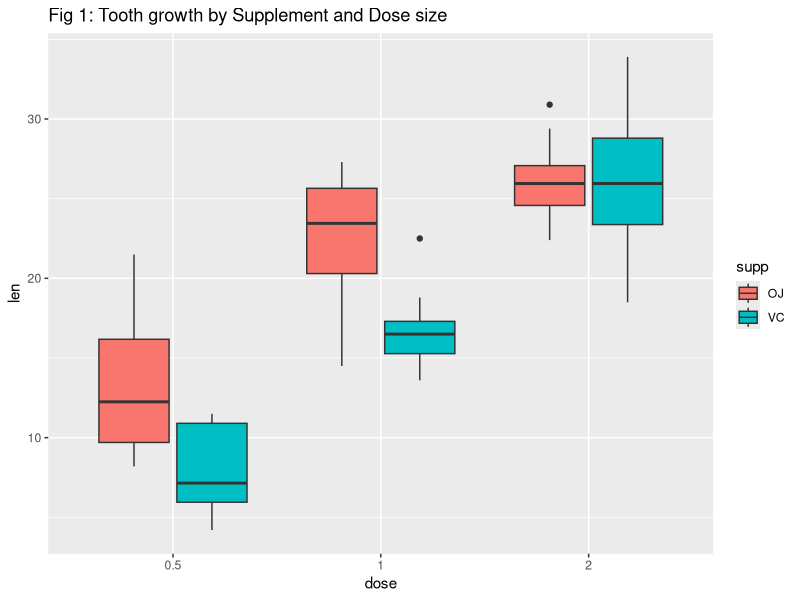

Write R code to recreate this figure.
## ---- chunk 1
library(dplyr)
library(tidyr)
library(ggplot2)
## ---- chunk 2
Data<-ToothGrowth
Data$dose<- factor(Data$dose)
## ---- chunk 3
ggplot(Data) + 
  aes(x=dose,y=len, fill= supp) +
  geom_boxplot() +
  labs(title= "Fig 1: Tooth growth by Supplement and Dose size")
## ---- chunk 4
#   The output shows the summary statistics for each of the variables. It
#   does not provide information about the combination of values. Most
#   importantly, it shows the quartile distribution of the 'len' or lenght
#   variable.
summary(Data)
## ---- chunk 5
# Summary of means
#   The table shows the mean tooth length for each combination of 
#   suppment and dose size.
Data %>%
  group_by(supp,dose) %>%
  summarise(Mean= mean(len)) %>%
  spread(dose,Mean)
## ---- chunk 6
t.test(len~supp,Data[Data$dose=="0.5",])
t.test(len~supp,Data[Data$dose=="1",])
t.test(len~supp,Data[Data$dose=="2",])

